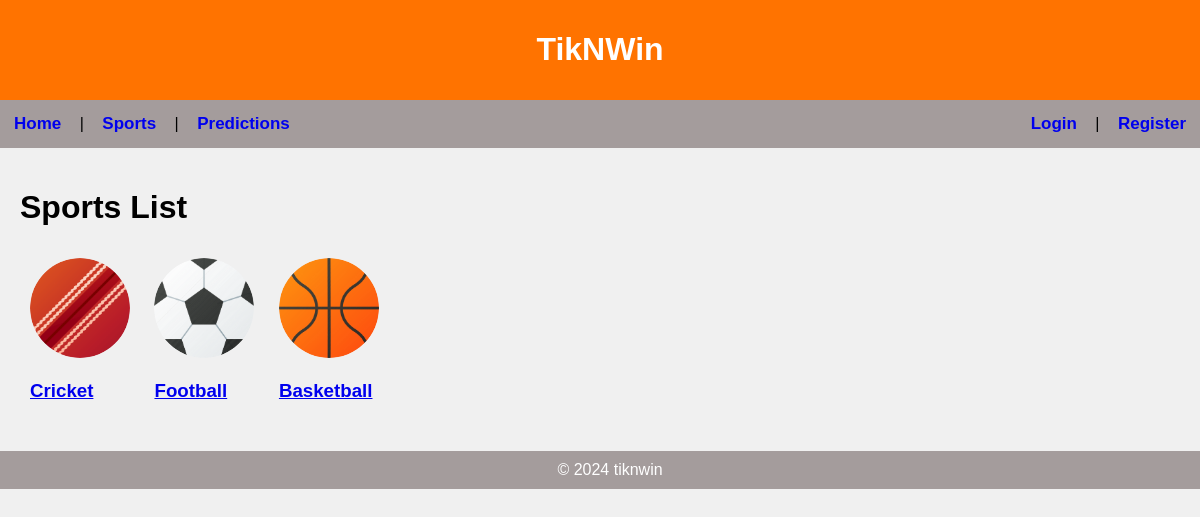
The app's page /sports/ with its own data.
### app/models.py (models this page shows, shortened)
class Sports(models.Model):
    name = models.CharField(max_length=255, unique=True)
    description = models.TextField(blank=True)
    image = models.ImageField(upload_to='media/images/', null=True, blank=True)
    founded_year = models.PositiveIntegerField(null=True, blank=True)
    country = models.CharField(max_length=100, blank=True)
    website = models.URLField(blank=True)
    created_at = models.DateTimeField(auto_now_add=True)
    updated_at = models.DateTimeField(auto_now=True)

### app/views.py (the view)
# urls.py: path('sports/', view_sports , name='sports'),
def view_sports(request):
    sports = Sports.objects.all()
    return render(request, "app/sports.html", {'sports': sports})

### app/templates/app/sports.html (shortened to what this page needs)
{% extends 'app/layout.html' %}
{% block header %}TikNWin{% endblock %}
{% block content %}
<h1>Sports List</h1>
{% for sport in sports %}
    <div style="display: inline-block; margin: 10px;">
        <a href="{% url 'app:view_matches' sport.id %}">
        <img src="{{ sport.image.url }}" alt="{{ sport.name }}" style="border-radius: 50%; width: 100px; height: 100px;">
        <p><h3>{{ sport.name }}</h3></p>
        </a>
    </div>
{% endfor %}
{% endblock %}

### app/static/app/styles.css (style rules this page uses)
body { font-family: Arial, sans-serif; margin: 0; padding: 0; background-color: #f0f0f0; }

### records on screen
Sports: image (picture), name "Cricket"
Sports: image (picture), name "Football"
Sports: image (picture), name "Basketball"
